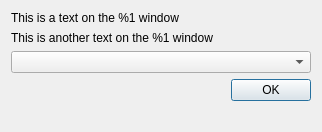
<?xml version="1.0" encoding="UTF-8"?>
<ui version="4.0">
 <class>Dialog</class>
 <widget class="QDialog" name="Dialog">
  <property name="geometry">
   <rect>
    <x>0</x>
    <y>0</y>
    <width>322</width>
    <height>132</height>
   </rect>
  </property>
  <property name="windowTitle">
   <string>Dialog</string>
  </property>
  <layout class="QGridLayout" name="gridLayout">
   <item row="0" column="0">
    <layout class="QFormLayout" name="formLayout">
     <item row="0" column="0">
      <widget class="QLabel" name="label">
       <property name="text">
        <string>This is a text on the %1 window</string>
       </property>
      </widget>
     </item>
     <item row="1" column="0">
      <widget class="QLabel" name="label_2">
       <property name="text">
        <string>This is another text on the %1 window</string>
       </property>
      </widget>
     </item>
     <item row="2" column="0" colspan="2">
      <widget class="QComboBox" name="comboBox"/>
     </item>
     <item row="3" column="0" colspan="2">
      <widget class="QDialogButtonBox" name="buttonBox">
       <property name="standardButtons">
        <set>QDialogButtonBox::Ok</set>
       </property>
      </widget>
     </item>
    </layout>
   </item>
  </layout>
 </widget>
 <resources/>
 <connections/>
</ui>
